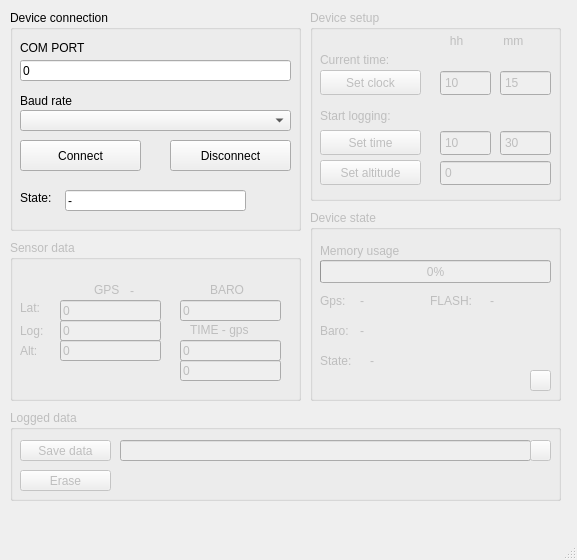
<?xml version="1.0" encoding="UTF-8"?>
<ui version="4.0">
 <class>MainWindow</class>
 <widget class="QMainWindow" name="MainWindow">
  <property name="geometry">
   <rect>
    <x>0</x>
    <y>0</y>
    <width>577</width>
    <height>560</height>
   </rect>
  </property>
  <property name="windowTitle">
   <string>MainWindow</string>
  </property>
  <widget class="QWidget" name="centralwidget">
   <widget class="QGroupBox" name="Group_box1">
    <property name="geometry">
     <rect>
      <x>10</x>
      <y>10</y>
      <width>291</width>
      <height>221</height>
     </rect>
    </property>
    <property name="title">
     <string>Device connection</string>
    </property>
    <widget class="QLineEdit" name="comPortLineEdit">
     <property name="geometry">
      <rect>
       <x>10</x>
       <y>50</y>
       <width>271</width>
       <height>21</height>
      </rect>
     </property>
     <property name="text">
      <string>0</string>
     </property>
     <property name="maxLength">
      <number>10</number>
     </property>
    </widget>
    <widget class="QPushButton" name="connectButton">
     <property name="geometry">
      <rect>
       <x>10</x>
       <y>130</y>
       <width>121</width>
       <height>31</height>
      </rect>
     </property>
     <property name="text">
      <string>Connect</string>
     </property>
    </widget>
    <widget class="QPushButton" name="disconnectButton">
     <property name="geometry">
      <rect>
       <x>160</x>
       <y>130</y>
       <width>121</width>
       <height>31</height>
      </rect>
     </property>
     <property name="text">
      <string>Disconnect</string>
     </property>
    </widget>
    <widget class="QLabel" name="label">
     <property name="geometry">
      <rect>
       <x>10</x>
       <y>30</y>
       <width>81</width>
       <height>16</height>
      </rect>
     </property>
     <property name="text">
      <string>COM PORT</string>
     </property>
    </widget>
    <widget class="QLabel" name="label_2">
     <property name="geometry">
      <rect>
       <x>10</x>
       <y>80</y>
       <width>81</width>
       <height>21</height>
      </rect>
     </property>
     <property name="text">
      <string>Baud rate</string>
     </property>
    </widget>
    <widget class="QComboBox" name="comPortComboBox">
     <property name="geometry">
      <rect>
       <x>10</x>
       <y>100</y>
       <width>271</width>
       <height>21</height>
      </rect>
     </property>
     <property name="currentIndex">
      <number>-1</number>
     </property>
    </widget>
    <widget class="QLabel" name="label_3">
     <property name="geometry">
      <rect>
       <x>10</x>
       <y>180</y>
       <width>55</width>
       <height>16</height>
      </rect>
     </property>
     <property name="text">
      <string>State:</string>
     </property>
    </widget>
    <widget class="QLineEdit" name="stateLineEdit">
     <property name="geometry">
      <rect>
       <x>55</x>
       <y>180</y>
       <width>181</width>
       <height>21</height>
      </rect>
     </property>
     <property name="text">
      <string>-</string>
     </property>
     <property name="readOnly">
      <bool>true</bool>
     </property>
    </widget>
   </widget>
   <widget class="QGroupBox" name="dataGroupBox">
    <property name="enabled">
     <bool>false</bool>
    </property>
    <property name="geometry">
     <rect>
      <x>10</x>
      <y>410</y>
      <width>551</width>
      <height>91</height>
     </rect>
    </property>
    <property name="title">
     <string>Logged data</string>
    </property>
    <widget class="QPushButton" name="saveDataPushButton">
     <property name="geometry">
      <rect>
       <x>10</x>
       <y>30</y>
       <width>91</width>
       <height>21</height>
      </rect>
     </property>
     <property name="text">
      <string>Save data</string>
     </property>
    </widget>
    <widget class="QPushButton" name="erasePushButton">
     <property name="geometry">
      <rect>
       <x>10</x>
       <y>60</y>
       <width>91</width>
       <height>21</height>
      </rect>
     </property>
     <property name="text">
      <string>Erase</string>
     </property>
    </widget>
    <widget class="QLineEdit" name="fileBrowserLineEdit">
     <property name="geometry">
      <rect>
       <x>110</x>
       <y>30</y>
       <width>411</width>
       <height>21</height>
      </rect>
     </property>
     <property name="text">
      <string/>
     </property>
     <property name="maxLength">
      <number>255</number>
     </property>
    </widget>
    <widget class="QPushButton" name="fileBrowserPushButton">
     <property name="geometry">
      <rect>
       <x>520</x>
       <y>30</y>
       <width>21</width>
       <height>21</height>
      </rect>
     </property>
     <property name="text">
      <string/>
     </property>
    </widget>
   </widget>
   <widget class="QGroupBox" name="deviceSetUpGroupBox">
    <property name="enabled">
     <bool>false</bool>
    </property>
    <property name="geometry">
     <rect>
      <x>310</x>
      <y>10</y>
      <width>251</width>
      <height>191</height>
     </rect>
    </property>
    <property name="title">
     <string>Device setup</string>
    </property>
    <widget class="QPushButton" name="setTimePushButton">
     <property name="geometry">
      <rect>
       <x>10</x>
       <y>120</y>
       <width>101</width>
       <height>25</height>
      </rect>
     </property>
     <property name="text">
      <string>Set time</string>
     </property>
    </widget>
    <widget class="QSpinBox" name="setHourSpinBox">
     <property name="geometry">
      <rect>
       <x>130</x>
       <y>120</y>
       <width>51</width>
       <height>26</height>
      </rect>
     </property>
     <property name="buttonSymbols">
      <enum>QAbstractSpinBox::NoButtons</enum>
     </property>
     <property name="maximum">
      <number>23</number>
     </property>
     <property name="value">
      <number>10</number>
     </property>
    </widget>
    <widget class="QSpinBox" name="setMinuteSpinBox">
     <property name="geometry">
      <rect>
       <x>190</x>
       <y>120</y>
       <width>51</width>
       <height>26</height>
      </rect>
     </property>
     <property name="buttonSymbols">
      <enum>QAbstractSpinBox::NoButtons</enum>
     </property>
     <property name="maximum">
      <number>59</number>
     </property>
     <property name="value">
      <number>30</number>
     </property>
    </widget>
    <widget class="QLabel" name="label_4">
     <property name="geometry">
      <rect>
       <x>130</x>
       <y>20</y>
       <width>121</width>
       <height>21</height>
      </rect>
     </property>
     <property name="text">
      <string>   hh            mm</string>
     </property>
    </widget>
    <widget class="QPushButton" name="setAltPushButton">
     <property name="geometry">
      <rect>
       <x>10</x>
       <y>150</y>
       <width>101</width>
       <height>25</height>
      </rect>
     </property>
     <property name="text">
      <string>Set altitude</string>
     </property>
    </widget>
    <widget class="QSpinBox" name="setAltSpinBox">
     <property name="geometry">
      <rect>
       <x>130</x>
       <y>150</y>
       <width>111</width>
       <height>26</height>
      </rect>
     </property>
     <property name="buttonSymbols">
      <enum>QAbstractSpinBox::NoButtons</enum>
     </property>
     <property name="maximum">
      <number>8000</number>
     </property>
     <property name="value">
      <number>0</number>
     </property>
     <property name="displayIntegerBase">
      <number>10</number>
     </property>
    </widget>
    <widget class="QPushButton" name="setClockPushButton">
     <property name="geometry">
      <rect>
       <x>10</x>
       <y>60</y>
       <width>101</width>
       <height>25</height>
      </rect>
     </property>
     <property name="text">
      <string>Set clock</string>
     </property>
    </widget>
    <widget class="QSpinBox" name="setClockHourSpinBox">
     <property name="geometry">
      <rect>
       <x>130</x>
       <y>60</y>
       <width>51</width>
       <height>26</height>
      </rect>
     </property>
     <property name="buttonSymbols">
      <enum>QAbstractSpinBox::NoButtons</enum>
     </property>
     <property name="maximum">
      <number>23</number>
     </property>
     <property name="value">
      <number>10</number>
     </property>
    </widget>
    <widget class="QSpinBox" name="setClockMinuteSpinBox">
     <property name="geometry">
      <rect>
       <x>190</x>
       <y>60</y>
       <width>51</width>
       <height>26</height>
      </rect>
     </property>
     <property name="buttonSymbols">
      <enum>QAbstractSpinBox::NoButtons</enum>
     </property>
     <property name="maximum">
      <number>59</number>
     </property>
     <property name="value">
      <number>15</number>
     </property>
    </widget>
    <widget class="QLabel" name="label_10">
     <property name="geometry">
      <rect>
       <x>10</x>
       <y>96</y>
       <width>101</width>
       <height>20</height>
      </rect>
     </property>
     <property name="text">
      <string>Start logging:</string>
     </property>
    </widget>
    <widget class="QLabel" name="label_16">
     <property name="geometry">
      <rect>
       <x>10</x>
       <y>40</y>
       <width>111</width>
       <height>20</height>
      </rect>
     </property>
     <property name="text">
      <string>Current time:</string>
     </property>
    </widget>
   </widget>
   <widget class="QGroupBox" name="deviceStateGroupBox">
    <property name="enabled">
     <bool>false</bool>
    </property>
    <property name="geometry">
     <rect>
      <x>310</x>
      <y>210</y>
      <width>251</width>
      <height>191</height>
     </rect>
    </property>
    <property name="title">
     <string>Device state</string>
    </property>
    <widget class="QLabel" name="label_5">
     <property name="geometry">
      <rect>
       <x>10</x>
       <y>30</y>
       <width>111</width>
       <height>21</height>
      </rect>
     </property>
     <property name="text">
      <string>Memory usage</string>
     </property>
    </widget>
    <widget class="QProgressBar" name="memoryProgressBar">
     <property name="geometry">
      <rect>
       <x>10</x>
       <y>50</y>
       <width>231</width>
       <height>23</height>
      </rect>
     </property>
     <property name="value">
      <number>0</number>
     </property>
    </widget>
    <widget class="QLabel" name="label_6">
     <property name="geometry">
      <rect>
       <x>10</x>
       <y>80</y>
       <width>31</width>
       <height>21</height>
      </rect>
     </property>
     <property name="text">
      <string>Gps:</string>
     </property>
    </widget>
    <widget class="QLabel" name="label_7">
     <property name="geometry">
      <rect>
       <x>10</x>
       <y>110</y>
       <width>51</width>
       <height>21</height>
      </rect>
     </property>
     <property name="text">
      <string>Baro:</string>
     </property>
    </widget>
    <widget class="QLabel" name="gpsStateLabel">
     <property name="geometry">
      <rect>
       <x>50</x>
       <y>70</y>
       <width>41</width>
       <height>41</height>
      </rect>
     </property>
     <property name="text">
      <string>-</string>
     </property>
    </widget>
    <widget class="QLabel" name="baroStateLabel">
     <property name="geometry">
      <rect>
       <x>50</x>
       <y>100</y>
       <width>41</width>
       <height>41</height>
      </rect>
     </property>
     <property name="text">
      <string>-</string>
     </property>
    </widget>
    <widget class="QLabel" name="label_9">
     <property name="geometry">
      <rect>
       <x>120</x>
       <y>80</y>
       <width>71</width>
       <height>21</height>
      </rect>
     </property>
     <property name="text">
      <string>FLASH:</string>
     </property>
    </widget>
    <widget class="QLabel" name="memoryStateLabel">
     <property name="geometry">
      <rect>
       <x>180</x>
       <y>70</y>
       <width>41</width>
       <height>41</height>
      </rect>
     </property>
     <property name="text">
      <string>-</string>
     </property>
    </widget>
    <widget class="QPushButton" name="updateStatePushButton">
     <property name="geometry">
      <rect>
       <x>220</x>
       <y>160</y>
       <width>21</width>
       <height>21</height>
      </rect>
     </property>
     <property name="text">
      <string/>
     </property>
    </widget>
    <widget class="QLabel" name="label_state">
     <property name="geometry">
      <rect>
       <x>10</x>
       <y>140</y>
       <width>41</width>
       <height>21</height>
      </rect>
     </property>
     <property name="text">
      <string>State:</string>
     </property>
    </widget>
    <widget class="QLabel" name="labelDeviceState">
     <property name="geometry">
      <rect>
       <x>60</x>
       <y>140</y>
       <width>141</width>
       <height>21</height>
      </rect>
     </property>
     <property name="text">
      <string>-</string>
     </property>
    </widget>
   </widget>
   <widget class="QGroupBox" name="liveDataGroupBox">
    <property name="enabled">
     <bool>false</bool>
    </property>
    <property name="geometry">
     <rect>
      <x>10</x>
      <y>240</y>
      <width>291</width>
      <height>161</height>
     </rect>
    </property>
    <property name="title">
     <string>Sensor data</string>
    </property>
    <widget class="QLineEdit" name="gpsLatValue">
     <property name="geometry">
      <rect>
       <x>50</x>
       <y>60</y>
       <width>101</width>
       <height>21</height>
      </rect>
     </property>
     <property name="text">
      <string>0</string>
     </property>
     <property name="maxLength">
      <number>10</number>
     </property>
     <property name="readOnly">
      <bool>true</bool>
     </property>
    </widget>
    <widget class="QLineEdit" name="gpsLongValue">
     <property name="geometry">
      <rect>
       <x>50</x>
       <y>80</y>
       <width>101</width>
       <height>21</height>
      </rect>
     </property>
     <property name="text">
      <string>0</string>
     </property>
     <property name="maxLength">
      <number>10</number>
     </property>
     <property name="readOnly">
      <bool>true</bool>
     </property>
    </widget>
    <widget class="QLineEdit" name="gpsAltValue">
     <property name="geometry">
      <rect>
       <x>50</x>
       <y>100</y>
       <width>101</width>
       <height>21</height>
      </rect>
     </property>
     <property name="text">
      <string>0</string>
     </property>
     <property name="maxLength">
      <number>10</number>
     </property>
     <property name="readOnly">
      <bool>true</bool>
     </property>
    </widget>
    <widget class="QLabel" name="label_11">
     <property name="geometry">
      <rect>
       <x>10</x>
       <y>60</y>
       <width>31</width>
       <height>16</height>
      </rect>
     </property>
     <property name="text">
      <string>Lat:</string>
     </property>
    </widget>
    <widget class="QLabel" name="label_12">
     <property name="geometry">
      <rect>
       <x>10</x>
       <y>80</y>
       <width>41</width>
       <height>21</height>
      </rect>
     </property>
     <property name="text">
      <string>Log:</string>
     </property>
    </widget>
    <widget class="QLabel" name="label_13">
     <property name="geometry">
      <rect>
       <x>10</x>
       <y>100</y>
       <width>41</width>
       <height>21</height>
      </rect>
     </property>
     <property name="text">
      <string>Alt:</string>
     </property>
    </widget>
    <widget class="QLineEdit" name="baroAltValue">
     <property name="geometry">
      <rect>
       <x>170</x>
       <y>60</y>
       <width>101</width>
       <height>21</height>
      </rect>
     </property>
     <property name="text">
      <string>0</string>
     </property>
     <property name="maxLength">
      <number>10</number>
     </property>
     <property name="readOnly">
      <bool>true</bool>
     </property>
    </widget>
    <widget class="QLabel" name="label_14">
     <property name="geometry">
      <rect>
       <x>84</x>
       <y>40</y>
       <width>31</width>
       <height>20</height>
      </rect>
     </property>
     <property name="text">
      <string>GPS</string>
     </property>
    </widget>
    <widget class="QLabel" name="label_15">
     <property name="geometry">
      <rect>
       <x>200</x>
       <y>40</y>
       <width>41</width>
       <height>20</height>
      </rect>
     </property>
     <property name="text">
      <string>BARO</string>
     </property>
    </widget>
    <widget class="QLabel" name="gpsFixStateLabel">
     <property name="geometry">
      <rect>
       <x>120</x>
       <y>30</y>
       <width>41</width>
       <height>41</height>
      </rect>
     </property>
     <property name="text">
      <string>-</string>
     </property>
    </widget>
    <widget class="QLabel" name="label_17">
     <property name="geometry">
      <rect>
       <x>180</x>
       <y>80</y>
       <width>71</width>
       <height>20</height>
      </rect>
     </property>
     <property name="text">
      <string>TIME - gps</string>
     </property>
    </widget>
    <widget class="QLineEdit" name="gpsTimeValue">
     <property name="geometry">
      <rect>
       <x>170</x>
       <y>100</y>
       <width>101</width>
       <height>21</height>
      </rect>
     </property>
     <property name="text">
      <string>0</string>
     </property>
     <property name="maxLength">
      <number>10</number>
     </property>
     <property name="readOnly">
      <bool>true</bool>
     </property>
    </widget>
    <widget class="QLineEdit" name="gpsFixTime">
     <property name="geometry">
      <rect>
       <x>170</x>
       <y>120</y>
       <width>101</width>
       <height>21</height>
      </rect>
     </property>
     <property name="text">
      <string>0</string>
     </property>
     <property name="maxLength">
      <number>10</number>
     </property>
     <property name="readOnly">
      <bool>true</bool>
     </property>
    </widget>
   </widget>
  </widget>
  <widget class="QMenuBar" name="menubar">
   <property name="geometry">
    <rect>
     <x>0</x>
     <y>0</y>
     <width>577</width>
     <height>22</height>
    </rect>
   </property>
  </widget>
  <widget class="QStatusBar" name="statusbar"/>
 </widget>
 <resources/>
 <connections/>
</ui>
